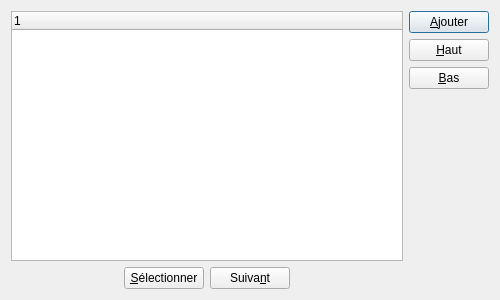
<?xml version="1.0" encoding="UTF-8"?>
<ui version="4.0">
 <class>GTreeWidgetUi</class>
 <widget class="QDialog" name="GTreeWidgetUi">
  <property name="geometry">
   <rect>
    <x>0</x>
    <y>0</y>
    <width>500</width>
    <height>300</height>
   </rect>
  </property>
  <property name="minimumSize">
   <size>
    <width>500</width>
    <height>300</height>
   </size>
  </property>
  <property name="windowTitle">
   <string>Liste des résultats</string>
  </property>
  <layout class="QGridLayout" name="gridLayout">
   <item row="0" column="0">
    <widget class="GTreeWidget" name="treeWidget">
     <column>
      <property name="text">
       <string notr="true">1</string>
      </property>
     </column>
    </widget>
   </item>
   <item row="0" column="1">
    <layout class="QVBoxLayout" name="verticalLayout_6">
     <item>
      <widget class="QPushButton" name="btnAdd">
       <property name="text">
        <string>&amp;Ajouter</string>
       </property>
      </widget>
     </item>
     <item>
      <widget class="QPushButton" name="btnMoveUp">
       <property name="text">
        <string>&amp;Haut</string>
       </property>
      </widget>
     </item>
     <item>
      <widget class="QPushButton" name="btnMoveDown">
       <property name="text">
        <string>&amp;Bas</string>
       </property>
      </widget>
     </item>
     <item>
      <spacer name="verticalSpacer_6">
       <property name="orientation">
        <enum>Qt::Vertical</enum>
       </property>
       <property name="sizeHint" stdset="0">
        <size>
         <width>20</width>
         <height>0</height>
        </size>
       </property>
      </spacer>
     </item>
    </layout>
   </item>
   <item row="1" column="0">
    <layout class="QHBoxLayout" name="horizontalLayout">
     <item>
      <spacer name="horizontalSpacer">
       <property name="orientation">
        <enum>Qt::Horizontal</enum>
       </property>
       <property name="sizeHint" stdset="0">
        <size>
         <width>40</width>
         <height>20</height>
        </size>
       </property>
      </spacer>
     </item>
     <item>
      <widget class="QPushButton" name="btnSelect">
       <property name="text">
        <string>&amp;Sélectionner</string>
       </property>
      </widget>
     </item>
     <item>
      <widget class="QPushButton" name="btnNext">
       <property name="text">
        <string>Suiva&amp;nt</string>
       </property>
      </widget>
     </item>
     <item>
      <spacer name="horizontalSpacer_2">
       <property name="orientation">
        <enum>Qt::Horizontal</enum>
       </property>
       <property name="sizeHint" stdset="0">
        <size>
         <width>40</width>
         <height>20</height>
        </size>
       </property>
      </spacer>
     </item>
    </layout>
   </item>
  </layout>
 </widget>
 <customwidgets>
  <customwidget>
   <class>GTreeWidget</class>
   <extends>QTreeWidget</extends>
   <header location="global">GTreeWidget.h</header>
  </customwidget>
 </customwidgets>
 <resources/>
 <connections/>
</ui>
